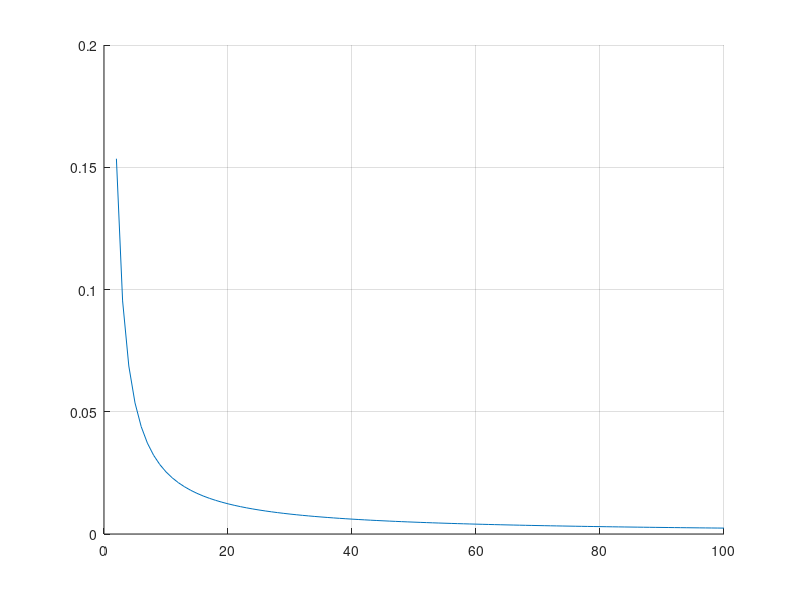

MATLAB code for this plot:
f = @(x) sin(x)
x0 = 1/2;
df = @(x) cos(x)

n = 100;
h = 1./[2 : n];
dff = (f(x0 + h) - f(x0))./h
eps = abs(df(x0) - dff)
hold on, grid on
plot([2:n], eps)
